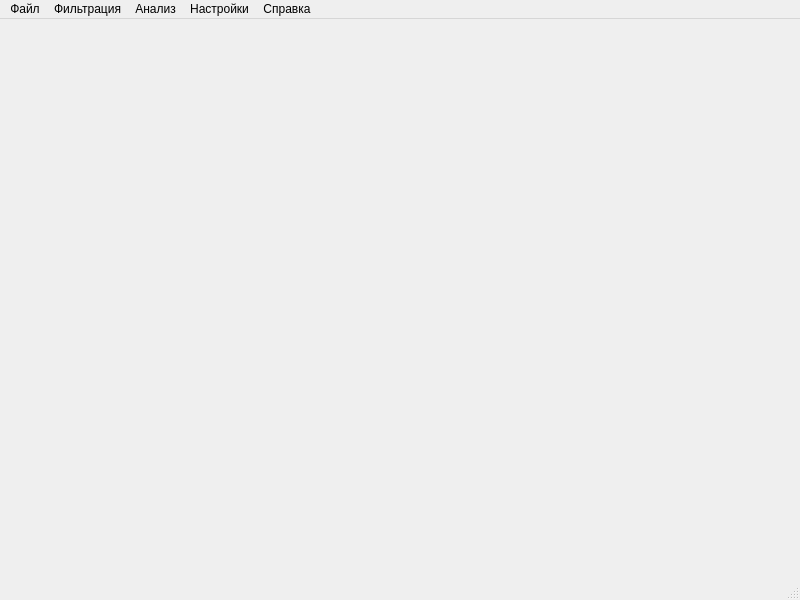
<?xml version="1.0" encoding="UTF-8"?>
<ui version="4.0">
 <class>MainWindow</class>
 <widget class="QMainWindow" name="MainWindow">
  <property name="geometry">
   <rect>
    <x>0</x>
    <y>0</y>
    <width>800</width>
    <height>600</height>
   </rect>
  </property>
  <property name="windowTitle">
   <string>Analyzer</string>
  </property>
  <widget class="QWidget" name="centralwidget">
   <widget class="QWidget" name="verticalLayoutWidget">
    <property name="geometry">
     <rect>
      <x>20</x>
      <y>10</y>
      <width>751</width>
      <height>511</height>
     </rect>
    </property>
    <layout class="QVBoxLayout" name="graphs_layout">
     <property name="spacing">
      <number>10</number>
     </property>
     <property name="sizeConstraint">
      <enum>QLayout::SetMinimumSize</enum>
     </property>
     <property name="leftMargin">
      <number>10</number>
     </property>
     <property name="topMargin">
      <number>10</number>
     </property>
     <property name="rightMargin">
      <number>9</number>
     </property>
    </layout>
   </widget>
  </widget>
  <widget class="QMenuBar" name="menubar">
   <property name="geometry">
    <rect>
     <x>0</x>
     <y>0</y>
     <width>800</width>
     <height>28</height>
    </rect>
   </property>
   <widget class="QMenu" name="menu">
    <property name="title">
     <string>Файл</string>
    </property>
   </widget>
   <widget class="QMenu" name="menu_3">
    <property name="title">
     <string>Фильтрация</string>
    </property>
   </widget>
   <widget class="QMenu" name="menu_4">
    <property name="title">
     <string>Анализ</string>
    </property>
   </widget>
   <widget class="QMenu" name="menu_5">
    <property name="title">
     <string>Настройки</string>
    </property>
   </widget>
   <widget class="QMenu" name="menu_6">
    <property name="enabled">
     <bool>true</bool>
    </property>
    <property name="cursor">
     <cursorShape>PointingHandCursor</cursorShape>
    </property>
    <property name="title">
     <string>Справка</string>
    </property>
   </widget>
   <addaction name="menu"/>
   <addaction name="menu_3"/>
   <addaction name="menu_4"/>
   <addaction name="menu_5"/>
   <addaction name="menu_6"/>
  </widget>
  <widget class="QStatusBar" name="statusbar"/>
  <action name="open_file_action">
   <property name="text">
    <string>Открыть</string>
   </property>
  </action>
 </widget>
 <resources/>
 <connections/>
</ui>
